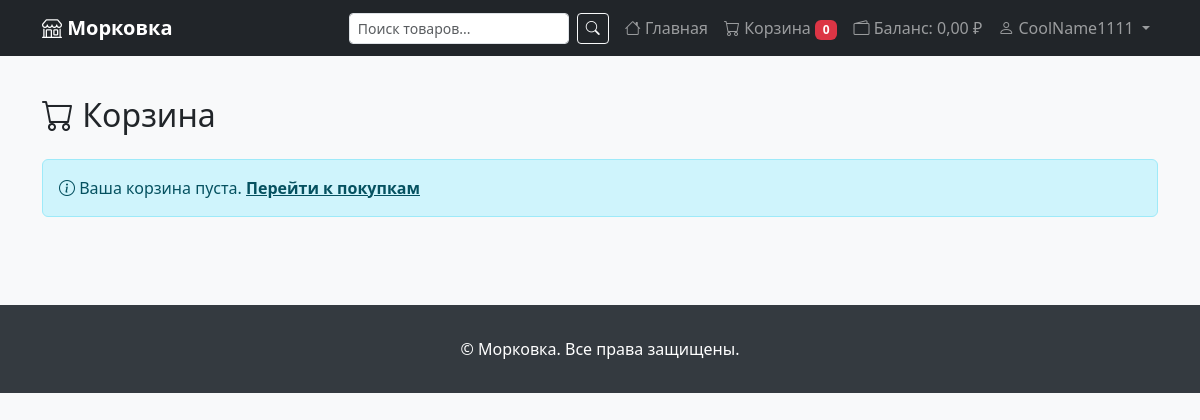
/cart/ (signed in), run on the app's committed database.
### marketplace_project/cart/models.py (models this page shows, shortened)
class Cart(models.Model):
    session_key = models.CharField(
        max_length=40,
        blank=True,
        default='',
    )
    user = models.ForeignKey(
        settings.AUTH_USER_MODEL,
        on_delete=models.CASCADE,
        null=True,
        blank=True,
        related_name='carts',
    )
    is_active = models.BooleanField(default=True)
    created_at = models.DateTimeField(auto_now_add=True)
    updated_at = models.DateTimeField(auto_now=True)
    class Meta:
        verbose_name = 'Корзина'
        verbose_name_plural = 'Корзины'
    @property
    def total_items(self):
        return sum(item.quantity for item in self.items.all())

### marketplace_project/users/models.py (models this page shows, shortened)
class CustomUser(AbstractUser):
    ROLE_CHOICES = (
        ('buyer', 'Покупатель'),
        ('seller', 'Продавец'),
    )
    role = models.CharField(
        max_length=10,
        choices=ROLE_CHOICES,
        default='buyer',
    )
    phone = models.CharField(max_length=20, blank=True, verbose_name='Телефон')
    address = models.TextField(blank=True, verbose_name='Адрес')
    avatar = models.ImageField(
        upload_to='avatars/',
        blank=True,
        null=True,
        verbose_name='Аватар',
    )
    balance = models.DecimalField(
        max_digits=10,
        decimal_places=2,
        default=0,
        verbose_name='Баланс',
    )
    created_at = models.DateTimeField(auto_now_add=True)
    updated_at = models.DateTimeField(auto_now=True)
    class Meta:
        verbose_name = 'Пользователь'
        verbose_name_plural = 'Пользователи'
    @property
    def is_seller(self):
        return self.role == 'seller'

### marketplace_project/cart/views.py (the view)
# urls.py: path('', views.cart_summary, name='summary'),
def cart_summary(request):
    cart = get_or_create_cart(request)
    cart_items = cart.items.select_related('product__vendor').all()
    return render(request, 'cart/cart_summary.html', {
        'cart': cart,
        'cart_items': cart_items,
    })

### marketplace_project/cart/views.py (called while the page is built, shortened)
def get_or_create_cart(request):
    cart = None
    if request.user.is_authenticated:
        cart = Cart.objects.filter(
            user=request.user,
            is_active=True,
        ).first()
    if request.user.is_authenticated and cart.session_key and not cart.user:
        cart.user = request.user
        cart.save()
    return cart

### templates/cart/cart_summary.html (shortened to what this page needs)
{% extends 'base.html' %}
{% block content %}
<h2 class="mb-4"><i class="bi bi-cart"></i> Корзина</h2>
{% if cart_items %}
<div class="row">
    <div class="col-lg-8">
        <div class="card shadow-sm">
            <div class="card-body p-0">
                {% for item in cart_items %}
                <div class="d-flex align-items-center p-3 border-bottom">
                    {% if item.product.image %}
                    <img src="{{ item.product.image.url }}" alt="{{ item.product.name }}"
                         class="rounded me-3" style="width:80px;height:80px;object-fit:cover;">
                    {% else %}
                    <div class="bg-secondary rounded me-3 d-flex align-items-center justify-content-center"
                         style="width:80px;height:80px;color:white;">
                        <i class="bi bi-image"></i>
                    </div>
                    {% endif %}
                    <div class="flex-grow-1">
                        <h6 class="mb-0"><a href="{{ item.product.get_absolute_url }}" class="text-decoration-none">{{ item.product.name }}</a></h6>
                        <small class="text-muted">{{ item.product.vendor.name }}</small>
                        <p class="text-primary fw-bold mb-0">{{ item.product.price }} ₽</p>
                    </div>
                    <form method="post" action="{% url 'cart:update' item_id=item.pk %}" class="d-flex align-items-center me-3">
                        {% csrf_token %}
                        <input type="number" name="quantity" value="{{ item.quantity }}" min="1"
                               class="form-control form-control-sm" style="width:60px;"
                               onchange="this.form.submit()">
                    </form>
                    <p class="fw-bold me-3" style="min-width:80px;">{{ item.total }} ₽</p>
                    <form method="post" action="{% url 'cart:remove' item_id=item.pk %}">
                        {% csrf_token %}
                        <button type="submit" class="btn btn-outline-danger btn-sm">
                            <i class="bi bi-trash"></i>
                        </button>
                    </form>
                </div>
                {% endfor %}
            </div>
        </div>
    </div>
    <div class="col-lg-4">
        <div class="card shadow-sm">
            <div class="card-body">
                <h5>Итого</h5>
                <hr>
                <div class="d-flex justify-content-between mb-2">
                    <span>Товары ({{ cart.total_items }}):</span>
                    <span class="fw-bold">{{ cart.total }} ₽</span>
                </div>
                <div class="d-flex justify-content-between mb-3">
                    <span>Доставка:</span>
                    <span class="text-success">Бесплатно</span>
                </div>
                <hr>
                <div class="d-flex justify-content-between mb-4">
                    <strong>Итого:</strong>
                    <strong class="fs-4 text-primary">{{ cart.total }} ₽</strong>
                </div>
                <a href="{% url 'orders:checkout' %}" class="btn btn-primary w-100 btn-lg">
                    <i class="bi bi-check-circle"></i> Оформить заказ
                </a>
            </div>
        </div>
    </div>
</div>
{% else %}
<div class="alert alert-info">
    <i class="bi bi-info-circle"></i> Ваша корзина пуста.
    <a href="{% url 'store:home' %}" class="alert-link">Перейти к покупкам</a>
</div>
{% endif %}
{% endblock %}

### templates/base.html (shortened to what this page needs)
<!DOCTYPE html>
<html lang="ru">
<head>
    <link href="https://cdn.jsdelivr.net/npm/bootstrap@5.3.3/dist/css/bootstrap.min.css" rel="stylesheet">
    <link href="https://cdn.jsdelivr.net/npm/bootstrap-icons@1.11.3/font/bootstrap-icons.min.css" rel="stylesheet">
</head>
<body>
    <nav class="navbar navbar-expand-lg navbar-dark bg-dark">
        <div class="container">
            <a class="navbar-brand" href="{% url 'store:home' %}">
                <i class="bi bi-shop"></i> Морковка
            </a>
            <div class="collapse navbar-collapse" id="navbarMain">
                <form class="d-flex ms-auto me-2" action="{% url 'store:search' %}" method="GET">
                    <input class="form-control form-control-sm me-2" type="search" name="q"
                           placeholder="Поиск товаров..." value="{{ request.GET.q|default:'' }}">
                    <button class="btn btn-outline-light btn-sm" type="submit">
                        <i class="bi bi-search"></i>
                    </button>
                </form>
                <ul class="navbar-nav">
                    <li class="nav-item">
                        <a class="nav-link" href="{% url 'store:home' %}">
                            <i class="bi bi-house"></i> Главная
                        </a>
                    </li>
                    <li class="nav-item">
                        <a class="nav-link" href="{% url 'cart:summary' %}">
                            <i class="bi bi-cart"></i> Корзина
                            {% if request.session.session_key %}
                            <span class="badge bg-danger" id="cart-count">{{ cart.total_items|default:0 }}</span>
                            {% endif %}
                        </a>
                    </li>
                    {% if user.is_authenticated %}
                    <li class="nav-item">
                        <a class="nav-link" href="{% url 'payments:topup' %}">
                            <i class="bi bi-wallet2"></i> Баланс: {{ user.balance|floatformat:2 }} ₽
                        </a>
                    </li>
                        <li class="nav-item dropdown">
                            <a class="nav-link dropdown-toggle" href="#" data-bs-toggle="dropdown">
                                <i class="bi bi-person"></i> {{ user.get_username }}
                            </a>
                        </li>
                    {% endif %}
                </ul>
            </div>
        </div>
    </nav>
    <main class="container py-4">
        {% block content %}{% endblock %}
    </main>
    <footer class="footer">
        <div class="container text-center">
            <p class="mb-0">&copy; Морковка. Все права защищены.</p>
        </div>
    </footer>
</body>
</html>

### templates/base.html (style rules this page uses)
body { background-color: #f8f9fa; }
.navbar-brand { font-weight: bold; }
.footer { background: #343a40; color: white; padding: 2rem 0; margin-top: 3rem; }

### data on the page
Cart: total_items "0"
CustomUser: balance "0,00", get_username "CoolName1111"
